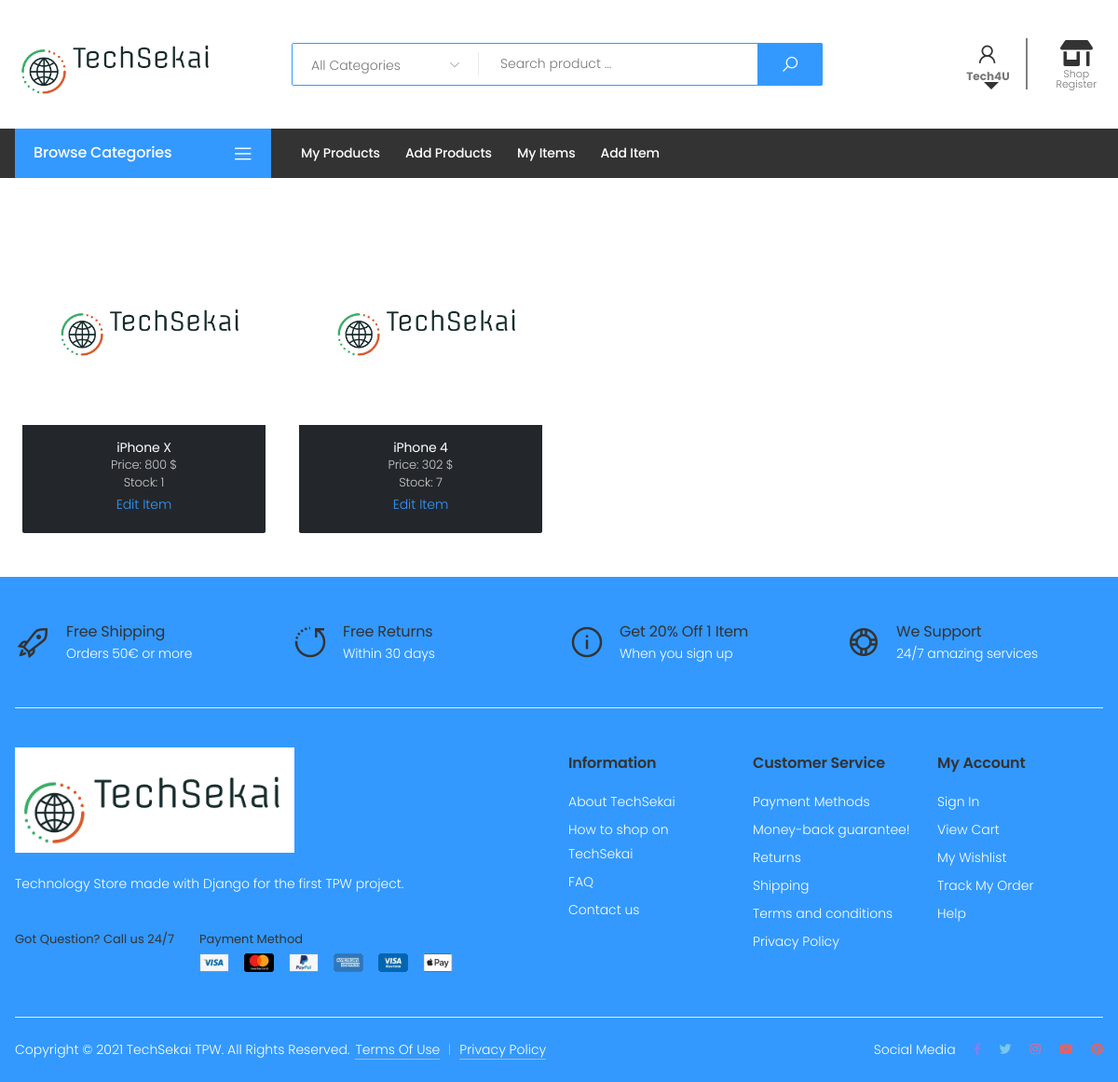
Page /items/ (signed in) on the earlier database version.
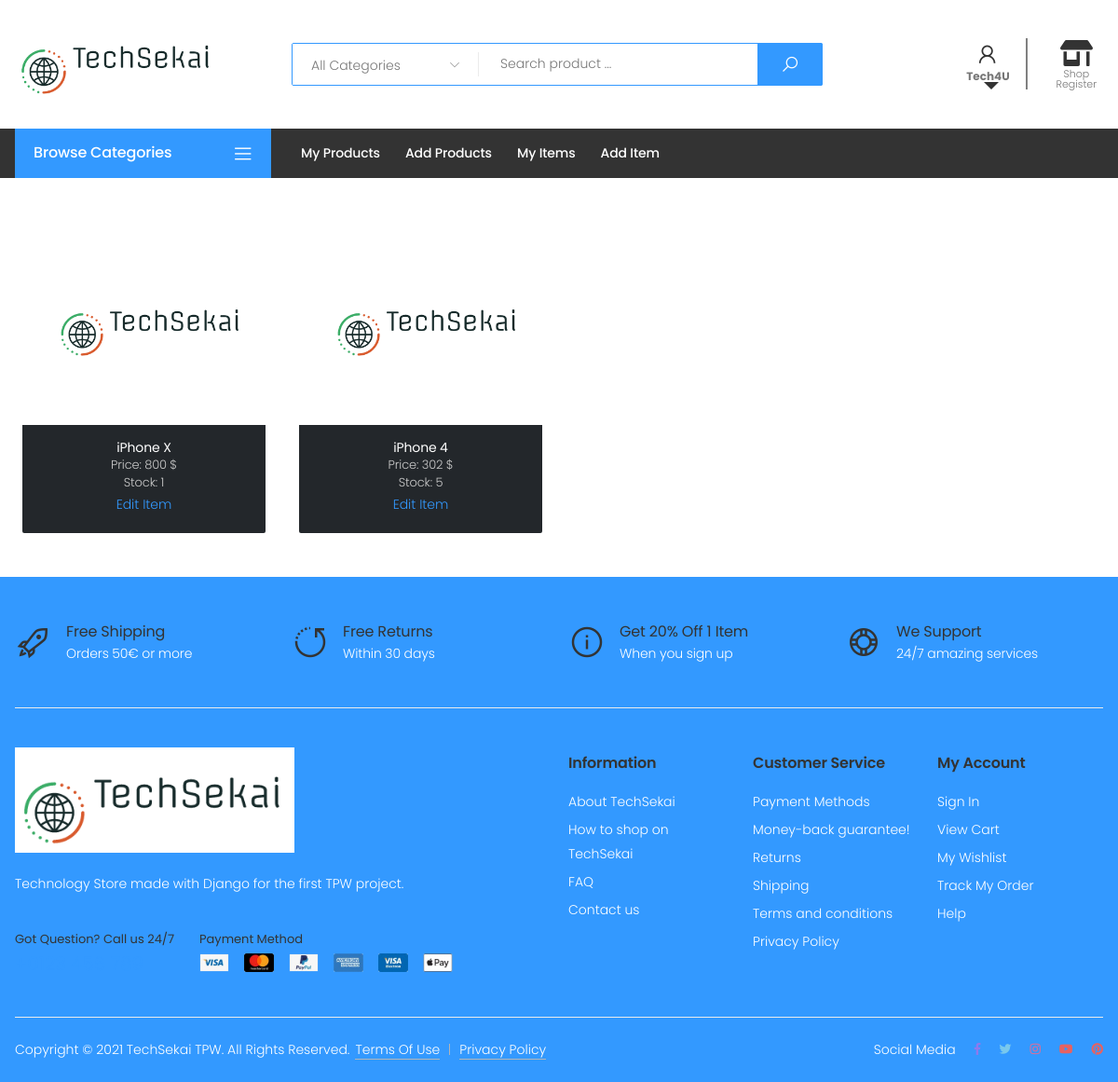
Same page on the later database version.
### TechSekai/models.py (models this page shows, shortened)
class Item(models.Model):
    price = models.PositiveIntegerField(null=False)
    product = models.ForeignKey(Product, on_delete=models.CASCADE)
    shop = models.ForeignKey(Shop, on_delete=models.CASCADE)
    stock = models.PositiveIntegerField(null=False, default=0)

class Product(models.Model):
    reference_number = models.PositiveBigIntegerField(null=False)
    name = models.CharField(max_length=50, null=False)
    details = models.TextField(max_length=300)
    warehouse = models.CharField(max_length=50, null=False)
    qty_sold = models.IntegerField()
    image = models.ImageField(null=True, default='logo.png', upload_to='images/', blank=True)
    category = models.ForeignKey(Category, on_delete=models.CASCADE)
    brand = models.ForeignKey(Brand, on_delete=models.CASCADE)
    lowest_price = models.IntegerField(null=False, default=100)
    creator = models.ForeignKey(Shop, on_delete=models.DO_NOTHING)

### TechSekai/views.py (the view)
# urls.py: path('items/', views.list_items, name='items'),
def list_items(request):
    if request.user.groups.filter(name='shops').exists():
        loggedShop = Shop.objects.get(owner=request.user)
        items = Item.objects.filter(shop=loggedShop)
        return render(request, 'items_list.html', {'items': items})
    else:
        return render(request, 'error.html')

### TechSekai/context_processors.py (called while the page is built, shortened)
def category_context_processor(request):
    categories = cache.get('categories')
    if not categories:
        categories = Category.objects.all()
        cache.set('categories', categories)
    content = {'all_categories': categories.exclude(name='Other')}
    return content

### TechSekai/templatetags/auth_extras.py (called while the page is built)
@register.filter(name='has_group')
def has_group(user, group_name):
    group = Group.objects.get(name=group_name)
    return True if group in user.groups.all() else False

@register.simple_tag
def define(val=None):
    return val

### TechSekai/templates/items_list.html (shortened to what this page needs)
{% extends "mainLayout.html" %}
{% load auth_extras %}
{% block main %}
    <div class="container" style="padding-top: 5%; padding-bottom: 3%">
        <div class="cat-blocks-container" style="text-align: center">
        {% for i in items %}
            {% if forloop.first %} <div class="row justify-content-evenly"> {% endif %}
                <div class="col-lg-3 col-md-6 d-flex align-items-stretch">
                        <div class="product">
                            <figure class="product-media">
                                <a href="/items/edit/{{ i.id }}/">
                                    <img src="/media/{{ i.product.image }}" alt="Product image" style="height: 200px;width: 100%;" class="img-fluid">
                                </a>
                            </figure>
                            <div class="product-body" style="background: #23272b">
                                <h2 class="product-title" style="color: white"><a>{{ i.product.name }}</a></h2>
                                <div class="product-cat">
                                    <span>Price: </span><a>{{ i.price }} $</a>
                                </div>
                                  <div class="product-cat">
                                    <span>Stock: </span><a>{{ i.stock }} </a>
                                </div>
                                <a href="/items/edit/{{ i.id }}/" >Edit Item</a>
                            </div>
                        </div>
                </div>
            {% if forloop.last %}</div>{% endif %}
            {% empty %}
                <p class="btn btn-danger disabled btn-lg" style="color: white; margin-bottom: 10px; border-radius: 10px;"> Sorry, no items available! </p>
                <br>
        {% endfor %}
        </div>
    </div>
{% endblock %}

Differences in the rows shown:
changed Item "iPhone 4": stock "7" → "5"
